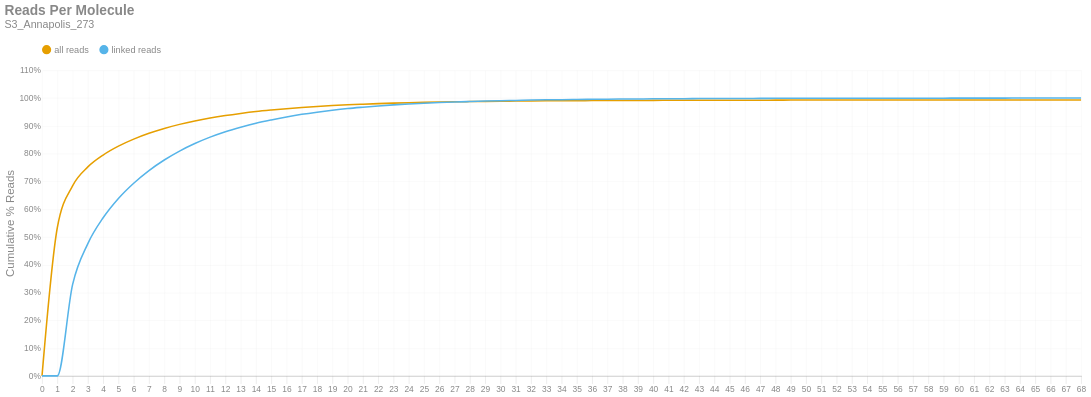

The notebook cell saved with this chart:
### Markdown cell above
### Reads per Molecule
This chart shows the cumulative distribution of the number of reads per linked molecule. That is, how many alignments are associated with a unique molecule. This excludes the number of reads associated with invalid or absent linked-read barcodes. The `linked` histogram is the percentages recalculated when disregarding singletons.

### Code cell
if SKIPLR:
    print_html(f"Skipped")
else:
    counts = np.bincount(valids['reads'].cast(pl.Int64).to_numpy())
    weighted = counts * np.arange(len(counts))
    all_perc = weighted / n_reads
    linked_perc = weighted / n_linked_reads
    linked_perc[1] = 0
    binned_df = pl.DataFrame({
        'readsper': list(range(len(counts))),
        'all reads (cumsum)': np.cumsum(all_perc).tolist(),
        'linked reads (cumsum)': np.cumsum(linked_perc).tolist(),
    })

    with SafeRender(binned_df):
        (
            density_plot(binned_df, 'Reads Per Molecule', samplename, 'readspmol')
            .encode(
                x=alt.X('readsper:O', title=None).axis(labelAngle=0).scale(padding=0),
                y=alt.Y('value:Q', title='Cumulative % Reads').axis(format='%').stack(False),
                color=alt.Color("key:N").scale(domain=["all reads", "linked reads"]),
                tooltip=[
                    alt.Tooltip("key:N", title="Data Type"),
                    alt.Tooltip("readsper:O", title="Reads Per Molecule"),
                    alt.Tooltip("value:Q", format=".2%", title="% Reads (Cum.)")
                ]            
            )
        ).display()

### Figure 1 — Vega-Lite specification as saved in the notebook (floating-point values rounded to 4 significant figures)
{"width": "container", "height": 400, "config": {"title": {"anchor": "start", "dy": -15, "fontSize": 18, "color": "#888888", "subtitleColor": "#888888", "subtitleFontSize": 14}, "arc": {"fill": "#0072B2"}, "axis": {"domainColor": "#888888", "domainWidth": 0.5, "gridWidth": 0.2, "grid": false, "titleFontWeight": 400, "titleFontSize": 15, "labelFontSize": 11, "labelColor": "#888888", "tickColor": "#888888", "tickWidth": 0.2, "titleColor": "#888888"}, "axisBand": {"grid": false}, "axisX": {"grid": true, "tickSize": 10, "domainCap": "round"}, "axisY": {"domain": false, "grid": true, "tickSize": 0, "domainCap": "round"}, "background": "transparent", "header": {"labelFontSize": 15, "labelColor": "#888888", "titleFontSize": 15, "titleFontWeight": 600, "titleColor": "#888888"}, "legend": {"labelFont": "sans-serif", "labelFontSize": 12, "labelColor": "#888888", "symbolSize": 100, "symbolType": "circle", "titleFontSize": 12, "titlePadding": 10, "titleColor": "#888888", "title": null, "orient": "top"}, "range": {"category": ["#E69F00", "#56B4E9", "#009E73", "#F0E442", "#0072B2", "#D55E00", "#CC79A7", "#000000"], "diverging": ["#cfe8f3", "#a2d4ec", "#73bfe2", "#46abdb", "#1696d2", "#12719e"]}, "area": {"fill": "#0072B2", "fillOpacity": 0.7, "line": true, "strokeOpacity": 0.7}, "line": {"color": "#0072B2", "stroke": "#0072B2", "strokeWidth": 2}, "trail": {"color": "#0072B2", "stroke": "#0072B2", "strokeWidth": 0, "size": 1}, "point": {"filled": true, "fillOpacity": 1.0, "size": 95}, "text": {"color": "#888888", "fontSize": 11, "align": "right", "fontWeight": 400, "size": 11}, "bar": {"fill": "#0072B2", "stroke": null}, "view": {"stroke": null, "continuousWidth": 660, "continuousHeight": 400}}, "data": {"name": "data-c8847d0aa0414b122fd0af4bcf4693dc"}, "mark": {"type": "line", "interpolate": "monotone", "point": {"opacity": 0, "size": 275}}, "encoding": {"color": {"field": "key", "scale": {"domain": ["all reads", "linked reads"]}, "type": "nominal"}, "tooltip": [{"field": "key", "title": "Data Type", "type": "nominal"}, {"field": "readsper", "title": "Reads Per Molecule", "type": "ordinal"}, {"field": "value", "format": ".2%", "title": "% Reads (Cum.)", "type": "quantitative"}], "x": {"axis": {"labelAngle": 0}, "field": "readsper", "scale": {"padding": 0}, "title": null, "type": "ordinal"}, "y": {"axis": {"format": "%"}, "field": "value", "stack": false, "title": "Cumulative % Reads", "type": "quantitative"}}, "params": [{"name": "param_c36ac31b6afebe62", "select": {"type": "point", "fields": ["key"]}, "bind": "legend"}], "title": {"text": "Reads Per Molecule", "subtitle": "S3_Annapolis_273"}, "transform": [{"fold": ["all reads (cumsum)", "linked reads (cumsum)"]}, {"calculate": "replace(datum.key, ' (cumsum)', '')", "as": "key"}, {"filter": {"param": "param_c36ac31b6afebe62"}}], "usermeta": {"embedOptions": {"downloadFileName": "S3_Annapolis_273.readspmol"}}, "$schema": "https://vega.github.io/schema/vega-lite/v6.1.0.json", "datasets": {"data-c8847d0aa0414b122fd0af4bcf4693dc": [{"readsper": 0, "all reads (cumsum)": 0.0, "linked reads (cumsum)": 0.0}, {"readsper": 1, "all reads (cumsum)": 0.5332, "linked reads (cumsum)": 0.0}, {"readsper": 2, "all reads (cumsum)": 0.6842, "linked reads (cumsum)": 0.3284}, {"readsper": 3, "all reads (cumsum)": 0.7522, "linked reads (cumsum)": 0.4762}, {"readsper": 4, "all reads (cumsum)": 0.7949, "linked reads (cumsum)": 0.5691}, {"readsper": 5, "all reads (cumsum)": 0.8269, "linked reads (cumsum)": 0.6386}, {"readsper": 6, "all reads (cumsum)": 0.8522, "linked reads (cumsum)": 0.6936}, {"readsper": 7, "all reads (cumsum)": 0.8731, "linked reads (cumsum)": 0.739}, {"readsper": 8, "all reads (cumsum)": 0.8906, "linked reads (cumsum)": 0.7771}, {"readsper": 9, "all reads (cumsum)": 0.9053, "linked reads (cumsum)": 0.8091}, {"readsper": 10, "all reads (cumsum)": 0.9178, "linked reads (cumsum)": 0.8363}, {"readsper": 11, "all reads (cumsum)": 0.9284, "linked reads (cumsum)": 0.8594}, {"readsper": 12, "all reads (cumsum)": 0.9373, "linked reads (cumsum)": 0.8788}, {"readsper": 13, "all reads (cumsum)": 0.9448, "linked reads (cumsum)": 0.8952}, {"readsper": 14, "all reads (cumsum)": 0.9515, "linked reads (cumsum)": 0.9097}, {"readsper": 15, "all reads (cumsum)": 0.9569, "linked reads (cumsum)": 0.9215}, {"readsper": 16, "all reads (cumsum)": 0.9618, "linked reads (cumsum)": 0.9321}, {"readsper": 17, "all reads (cumsum)": 0.9661, "linked reads (cumsum)": 0.9415}, {"readsper": 18, "all reads (cumsum)": 0.9698, "linked reads (cumsum)": 0.9494}, {"readsper": 19, "all reads (cumsum)": 0.9729, "linked reads (cumsum)": 0.9563}, {"readsper": 20, "all reads (cumsum)": 0.9757, "linked reads (cumsum)": 0.9623}, {"readsper": 21, "all reads (cumsum)": 0.978, "linked reads (cumsum)": 0.9672}, {"readsper": 22, "all reads (cumsum)": 0.98, "linked reads (cumsum)": 0.9717}, {"readsper": 23, "all reads (cumsum)": 0.9818, "linked reads (cumsum)": 0.9755}, {"readsper": 24, "all reads (cumsum)": 0.9833, "linked reads (cumsum)": 0.9788}, {"readsper": 25, "all reads (cumsum)": 0.9845, "linked reads (cumsum)": 0.9815}, {"readsper": 26, "all reads (cumsum)": 0.9856, "linked reads (cumsum)": 0.9839}, {"readsper": 27, "all reads (cumsum)": 0.9865, "linked reads (cumsum)": 0.9859}, {"readsper": 28, "all reads (cumsum)": 0.9873, "linked reads (cumsum)": 0.9876}, {"readsper": 29, "all reads (cumsum)": 0.988, "linked reads (cumsum)": 0.9891}, {"readsper": 30, "all reads (cumsum)": 0.9887, "linked reads (cumsum)": 0.9905}, {"readsper": 31, "all reads (cumsum)": 0.9891, "linked reads (cumsum)": 0.9915}, {"readsper": 32, "all reads (cumsum)": 0.9897, "linked reads (cumsum)": 0.9927}, {"readsper": 33, "all reads (cumsum)": 0.9901, "linked reads (cumsum)": 0.9936}, {"readsper": 34, "all reads (cumsum)": 0.9904, "linked reads (cumsum)": 0.9943}, {"readsper": 35, "all reads (cumsum)": 0.9907, "linked reads (cumsum)": 0.9949}, {"readsper": 36, "all reads (cumsum)": 0.9909, "linked reads (cumsum)": 0.9954}, {"readsper": 37, "all reads (cumsum)": 0.9912, "linked reads (cumsum)": 0.996}, {"readsper": 38, "all reads (cumsum)": 0.9914, "linked reads (cumsum)": 0.9964}, {"readsper": 39, "all reads (cumsum)": 0.9915, "linked reads (cumsum)": 0.9968}, {"readsper": 40, "all reads (cumsum)": 0.9917, "linked reads (cumsum)": 0.9972}, {"readsper": 41, "all reads (cumsum)": 0.9919, "linked reads (cumsum)": 0.9976}, {"readsper": 42, "all reads (cumsum)": 0.992, "linked reads (cumsum)": 0.9978}, {"readsper": 43, "all reads (cumsum)": 0.9922, "linked reads (cumsum)": 0.9981}, {"readsper": 44, "all reads (cumsum)": 0.9923, "linked reads (cumsum)": 0.9983}, {"readsper": 45, "all reads (cumsum)": 0.9924, "linked reads (cumsum)": 0.9985}, {"readsper": 46, "all reads (cumsum)": 0.9924, "linked reads (cumsum)": 0.9987}, {"readsper": 47, "all reads (cumsum)": 0.9925, "linked reads (cumsum)": 0.9989}, {"readsper": 48, "all reads (cumsum)": 0.9926, "linked reads (cumsum)": 0.999}, {"readsper": 49, "all reads (cumsum)": 0.9927, "linked reads (cumsum)": 0.9992}, {"readsper": 50, "all reads (cumsum)": 0.9927, "linked reads (cumsum)": 0.9993}, {"readsper": 51, "all reads (cumsum)": 0.9928, "linked reads (cumsum)": 0.9994}, {"readsper": 52, "all reads (cumsum)": 0.9928, "linked reads (cumsum)": 0.9995}, {"readsper": 53, "all reads (cumsum)": 0.9928, "linked reads (cumsum)": 0.9995}, {"readsper": 54, "all reads (cumsum)": 0.9929, "linked reads (cumsum)": 0.9996}, {"readsper": 55, "all reads (cumsum)": 0.9929, "linked reads (cumsum)": 0.9996}, {"readsper": 56, "all reads (cumsum)": 0.9929, "linked reads (cumsum)": 0.9997}, {"readsper": 57, "all reads (cumsum)": 0.9929, "linked reads (cumsum)": 0.9997}, {"readsper": 58, "all reads (cumsum)": 0.9929, "linked reads (cumsum)": 0.9997}, {"readsper": 59, "all reads (cumsum)": 0.9929, "linked reads (cumsum)": 0.9998}, {"readsper": 60, "all reads (cumsum)": 0.9929, "linked reads (cumsum)": 0.9998}, {"readsper": 61, "all reads (cumsum)": 0.9929, "linked reads (cumsum)": 0.9998}, {"readsper": 62, "all reads (cumsum)": 0.993, "linked reads (cumsum)": 0.9998}, {"readsper": 63, "all reads (cumsum)": 0.993, "linked reads (cumsum)": 0.9998}, {"readsper": 64, "all reads (cumsum)": 0.993, "linked reads (cumsum)": 0.9999}, {"readsper": 65, "all reads (cumsum)": 0.993, "linked reads (cumsum)": 0.9999}, {"readsper": 66, "all reads (cumsum)": 0.993, "linked reads (cumsum)": 1.0}, {"readsper": 67, "all reads (cumsum)": 0.993, "linked reads (cumsum)": 1.0}, {"readsper": 68, "all reads (cumsum)": 0.993, "linked reads (cumsum)": 1.0}]}}
